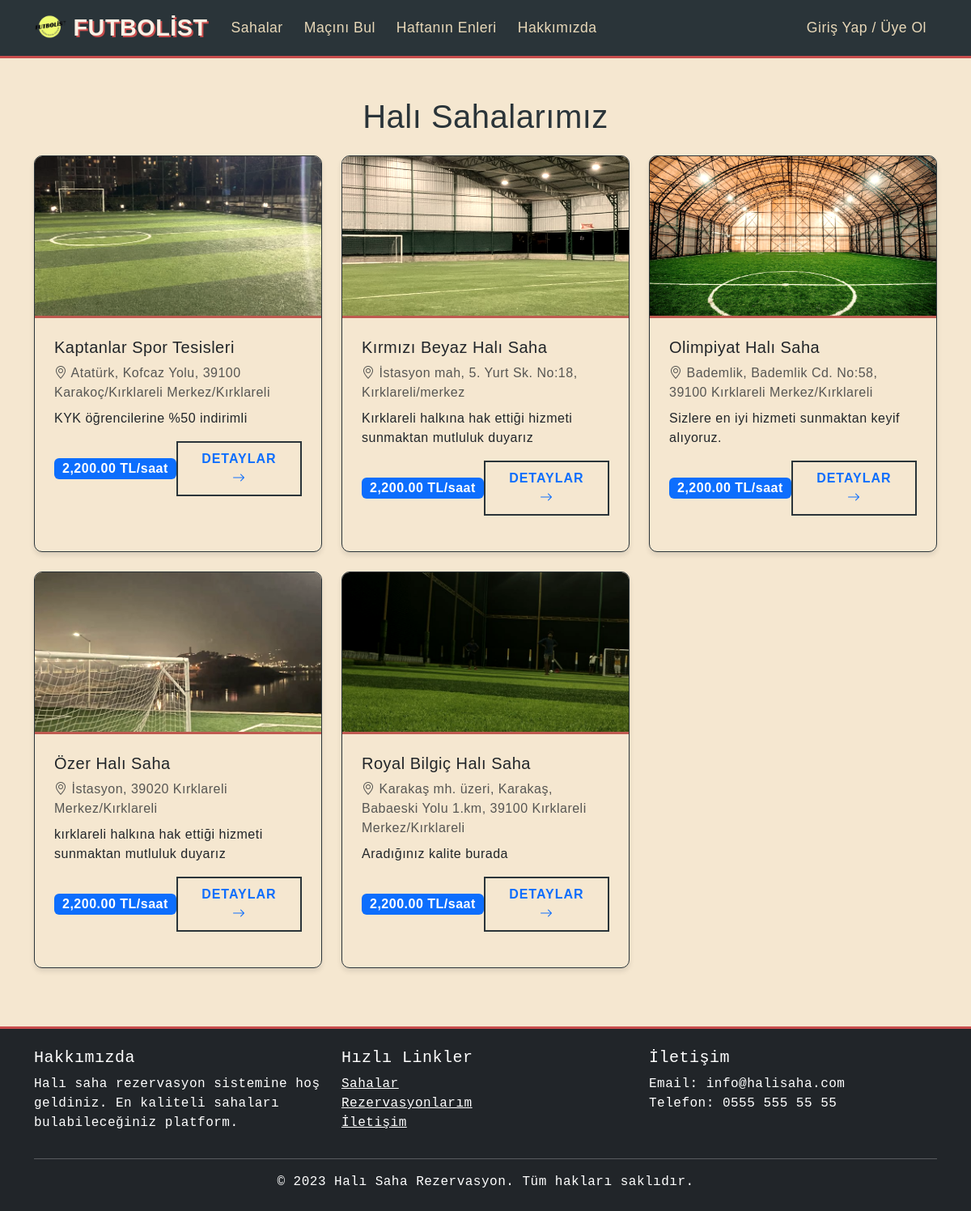
The app's page /halisaha-rezervasyon/sahalar.php with its own data.
### tables this page shows
CREATE TABLE IF NOT EXISTS `sahalar` (
  `id` int NOT NULL AUTO_INCREMENT,
  `ad` varchar(100) NOT NULL,
  `adres` text NOT NULL,
  `aciklama` text,
  `resim` varchar(255) DEFAULT NULL,
  `ucret` decimal(10,2) NOT NULL,
  `aktif` tinyint(1) DEFAULT '1',
  `konum` varchar(255) DEFAULT 'Belirtilmemiş',
  `telefon` varchar(20) DEFAULT NULL,
  `kapasite` int DEFAULT '10',
  `zemin_turu` varchar(100) DEFAULT 'Sentetik',
  `resim_yolu` varchar(255) DEFAULT 'saha.jpg',
  PRIMARY KEY (`id`)
);

### halisaha-rezervasyon/sahalar.php (the view, shortened to what this page needs)
<?php require_once 'config.php'; ?>
<!DOCTYPE html>
<html lang="tr">
<head>
    <link href="https://cdn.jsdelivr.net/npm/bootstrap@5.3.0/dist/css/bootstrap.min.css" rel="stylesheet">
    <link rel="stylesheet" href="assets/css/styles.css">
</head>
<body>
    <?php include 'includes/navbar.php'; ?>
    <div class="container mt-5 mb-5">
        <h1 class="mb-4 text-center">Halı Sahalarımız</h1>
        <div class="row">
            <?php
            $stmt = $db->query("SELECT * FROM sahalar WHERE aktif = 1 ORDER BY ad ASC");
            while ($saha = $stmt->fetch(PDO::FETCH_ASSOC)):
                $resim_yolu = !empty($saha['resim_yolu']) ? $saha['resim_yolu'] : 'assets/img/default-saha.jpg';
            ?>
            <div class="col-lg-4 col-md-6 mb-4">
                <div class="card h-100 saha-card">
                    <img src="<?= htmlspecialchars($resim_yolu) ?>" class="saha-img card-img-top" alt="<?= htmlspecialchars($saha['ad']) ?>">
                    <div class="card-body">
                        <h5 class="card-title"><?= htmlspecialchars($saha['ad']) ?></h5>
                        <p class="card-text text-muted mb-2">
                            <i class="bi bi-geo-alt"></i> <?= htmlspecialchars($saha['konum']) ?>
                        </p>
                        <p class="card-text"><?= htmlspecialchars($saha['aciklama']) ?></p>
                        <div class="d-flex justify-content-between align-items-center">
                            <span class="badge bg-primary ucret-badge">
                                <?= number_format($saha['ucret'], 2) ?> TL/saat
                            </span>
                            <a href="saha-detay.php?id=<?= $saha['id'] ?>" class="btn btn-outline-primary">
                                Detaylar <i class="bi bi-arrow-right"></i>
                            </a>
                        </div>
                    </div>
                </div>
            </div>
            <?php endwhile; ?>
        </div>
    </div>
    <?php include 'includes/footer.php'; ?>
    <link rel="stylesheet" href="https://cdn.jsdelivr.net/npm/bootstrap-icons@1.10.0/font/bootstrap-icons.css">
</body>
</html>

### halisaha-rezervasyon/includes/navbar.php (shortened to what this page needs)
<nav class="navbar navbar-expand-lg navbar-dark bg-dark">
    <div class="container">
        <a class="navbar-brand" href="index.php">
            <img src="assets/img/logo.jpg"  width="40" height="40" class="d-inline-block align-top">
            FUTBOLİST
        </a>
        <div class="collapse navbar-collapse" id="navbarNav">
            <ul class="navbar-nav me-auto">
                <li class="nav-item">
                    <a class="nav-link" href="sahalar.php">Sahalar</a>
                </li>
                <li class="nav-item">
                    <a class="nav-link" href="macini-bul.php">Maçını Bul</a>
                </li>
                <li class="nav-item">
                    <a class="nav-link" href="haftanin-enleri.php">Haftanın Enleri</a>
                </li>
                <li class="nav-item">
                    <a class="nav-link" href="hakkimizda.php">Hakkımızda</a>
                </li>
            </ul>
            <ul class="navbar-nav">
                <?php if (isset($_SESSION['kullanici'])): ?>
                    <li class="nav-item">
                        <a class="nav-link" href="profil.php">Profilim</a>
                    </li>
                    <li class="nav-item">
                        <a class="nav-link" href="cikis.php">Çıkış Yap</a>
                    </li>
                <?php else: ?>
                    <li class="nav-item">
                        <a class="nav-link" href="uyelik.php">Giriş Yap / Üye Ol</a>
                    </li>
                <?php endif; ?>
            </ul>
        </div>
    </div>
</nav>

### halisaha-rezervasyon/includes/footer.php
<footer class="bg-dark text-white py-4 mt-5">
    <div class="container">
        <div class="row">
            <div class="col-md-4">
                <h5>Hakkımızda</h5>
                <p>Halı saha rezervasyon sistemine hoş geldiniz. En kaliteli sahaları bulabileceğiniz platform.</p>
            </div>
            <div class="col-md-4">
                <h5>Hızlı Linkler</h5>
                <ul class="list-unstyled">
                    <li><a href="sahalar.php" class="text-white">Sahalar</a></li>
                    <li><a href="rezervasyonlarim.php" class="text-white">Rezervasyonlarım</a></li>
                    <li><a href="iletisim.php" class="text-white">İletişim</a></li>
                </ul>
            </div>
            <div class="col-md-4">
                <h5>İletişim</h5>
                <p>Email: info@halisaha.com<br>Telefon: 0555 555 55 55</p>
            </div>
        </div>
        <hr>
        <div class="text-center">
            <p class="mb-0">&copy; 2023 Halı Saha Rezervasyon. Tüm hakları saklıdır.</p>
        </div>
    </div>
</footer>

### halisaha-rezervasyon/assets/css/styles.css (style rules this page uses)
:root { --grass: #5a7247; --line: #f8f1e5; --vintage-dark: #2a3439; --vintage-light: #e8d8b8; --vintage-red: #c84c4c; --vintage-blue: #4a6b8a; --old-paper: #f5e7d0; }
body { font-family: 'Bebas Neue', 'Arial Narrow', sans-serif; background-color: var(--old-paper); background-image: url('https://example.com/vintage-paper-texture.jpg'); background-attachment: fixed; color: var(--vintage-dark); min-height: 100vh; margin: 0; padding: 0; letter-spacing: 0.5px; }
.navbar { background: var(--vintage-dark) !important; border-bottom: 3px solid var(--vintage-red); }
.navbar-brand { font-weight: 700; font-size: 1.8rem; color: var(--line) !important; text-shadow: 2px 2px 0 var(--vintage-red); }
.nav-link { color: var(--vintage-light) !important; font-size: 1.1rem; position: relative; transition: all 0.3s; margin: 0 5px; }
.card { border: none; border-radius: 0; overflow: hidden; box-shadow: 5px 5px 15px rgba(0,0,0,0.3); transition: transform 0.3s; background: var(--old-paper); border: 1px solid var(--vintage-dark); margin-bottom: 20px; }
.card-img-top { height: 200px; object-fit: cover; filter: sepia(0.3) contrast(1.1); border-bottom: 3px solid var(--vintage-red); }
.btn { border-radius: 0; padding: 8px 25px; font-weight: 600; letter-spacing: 1px; transition: all 0.3s; border: 2px solid var(--vintage-dark); text-transform: uppercase; }
footer { background: var(--vintage-dark); color: var(--vintage-light); padding: 20px 0; border-top: 3px solid var(--vintage-red); font-family: 'Courier New', monospace; }

### halisaha-rezervasyon/sahalar.php (style rules this page uses)
.saha-card { transition: all 0.3s ease; border-radius: 10px; overflow: hidden; box-shadow: 0 4px 6px rgba(0,0,0,0.1); }
.saha-img { height: 200px; object-fit: cover; width: 100%; }
.card-body { padding: 1.5rem; }
.ucret-badge { font-size: 1rem; padding: 5px 10px; }

### records on screen
sahalar: resim_yolu (picture), ad "Kaptanlar Spor Tesisleri", konum "Atatürk, Kofcaz Yolu, 39100 Karakoç/Kırklareli Merkez/Kırklareli", aciklama "KYK öğrencilerine %50 indirimli", ucret "2,200.00"
sahalar: resim_yolu (picture), ad "Kırmızı Beyaz Halı Saha", konum "İstasyon mah, 5. Yurt Sk. No:18, Kırklareli/merkez", aciklama "Kırklareli halkına hak ettiği hizmeti sunmaktan mutluluk duyarız", ucret "2,200.00"
sahalar: resim_yolu (picture), ad "Olimpiyat Halı Saha", konum "Bademlik, Bademlik Cd. No:58, 39100 Kırklareli Merkez/Kırklareli", aciklama "Sizlere en iyi hizmeti sunmaktan keyif alıyoruz.", ucret "2,200.00"
sahalar: resim_yolu (picture), ad "Özer Halı Saha", konum "İstasyon, 39020 Kırklareli Merkez/Kırklareli", aciklama "kırklareli halkına hak ettiği hizmeti sunmaktan mutluluk duyarız", ucret "2,200.00"
sahalar: resim_yolu (picture), ad "Royal Bilgiç Halı Saha", konum "Karakaş mh. üzeri, Karakaş, Babaeski Yolu 1.km, 39100 Kırklareli Merkez/Kırklareli", aciklama "Aradığınız kalite burada", ucret "2,200.00"
